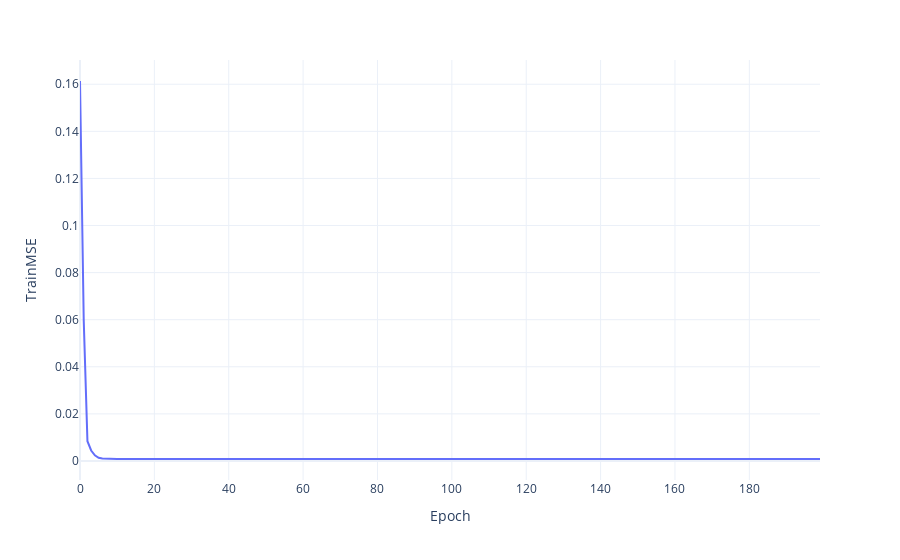

Notebook cell for this chart:
### Code cell
model = NeuralNetwork(example_dict = kegg_connections, 
                      example_dict_input_size = input_size_dict,
                      example_dict_output_size = output_size_dict,
                      input_tensor_names = list(input_tensor_dict.keys()),
                      dependancy_order = dependancy_order) 


model, loss_df = train_nn_yx(
    cache_path,
    training_dataloader,
    training_dataloader, # For demo, the training and testing data are the same.
    model,
    learning_rate = 1e-3,
    batch_size = dataloader_batch_size,
    epochs = (run_epochs - epochs_run)
)

px.line(loss_df, x = 'Epoch', y = 'TrainMSE')

### Figure 1 — Plotly figure (JSON) as saved in the notebook; plotly's stock layout.template omitted (floating-point values rounded to 4 significant figures; data arrays with more than 128 entries replaced by an {"elided": "..."} marker saying what was removed)
{"data": [{"hovertemplate": "Epoch=%{x}<br>TrainMSE=%{y}<extra></extra>", "legendgroup": "", "line": {"color": "#636efa", "dash": "solid"}, "marker": {"symbol": "circle"}, "mode": "lines", "name": "", "orientation": "v", "showlegend": false, "type": "scatter", "x": {"elided": "200 int values"}, "xaxis": "x", "y": {"elided": "200 float values"}, "yaxis": "y"}], "layout": {"legend": {"tracegroupgap": 0}, "margin": {"t": 60}, "xaxis": {"anchor": "y", "domain": [0, 1], "title": {"text": "Epoch"}}, "yaxis": {"anchor": "x", "domain": [0, 1], "title": {"text": "TrainMSE"}}}}
